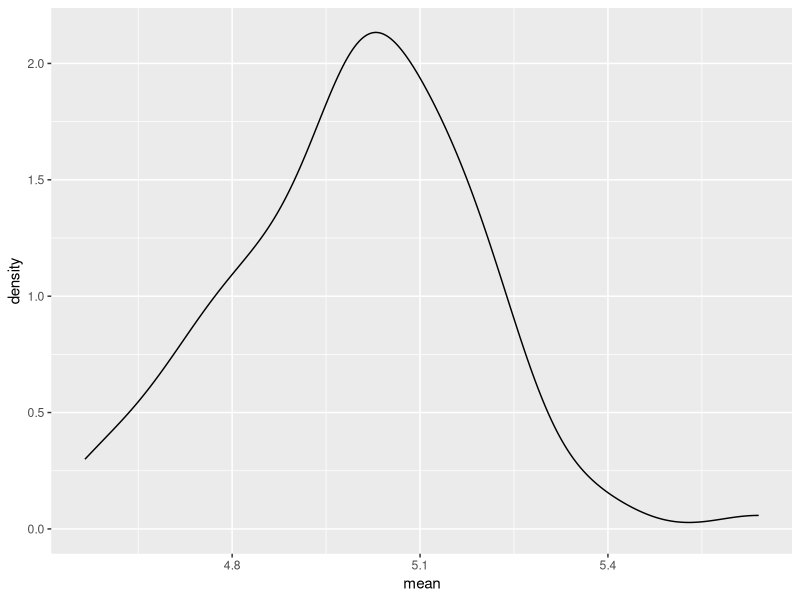
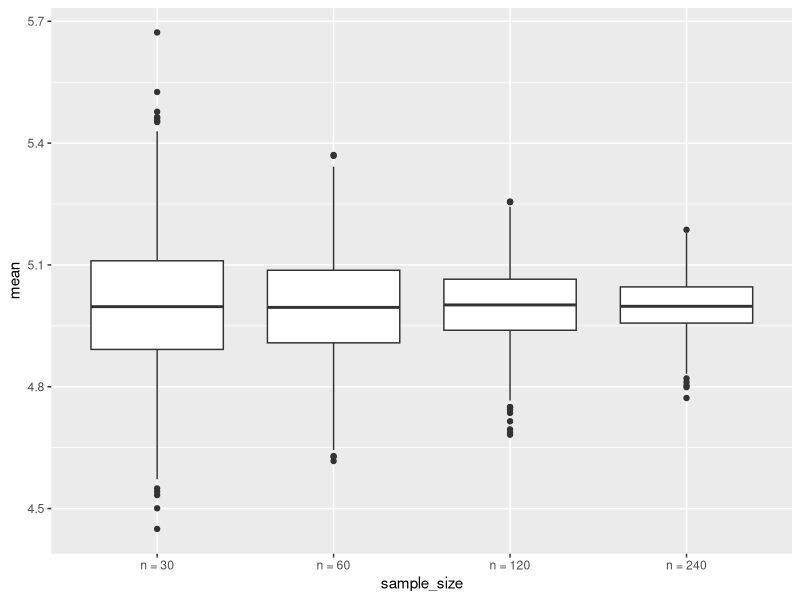
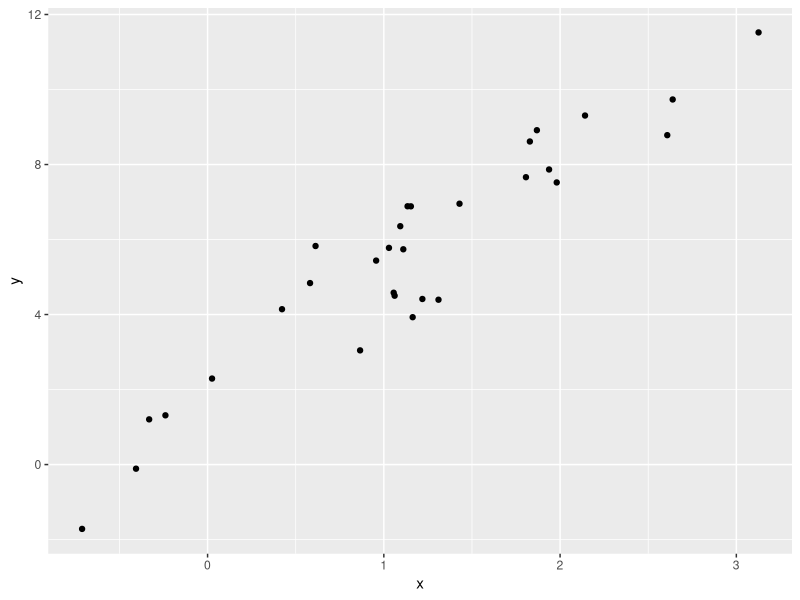
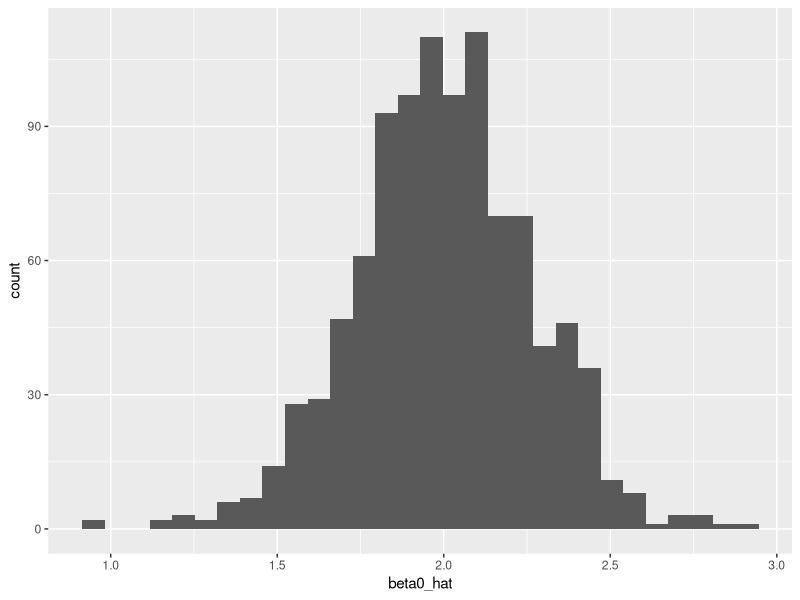
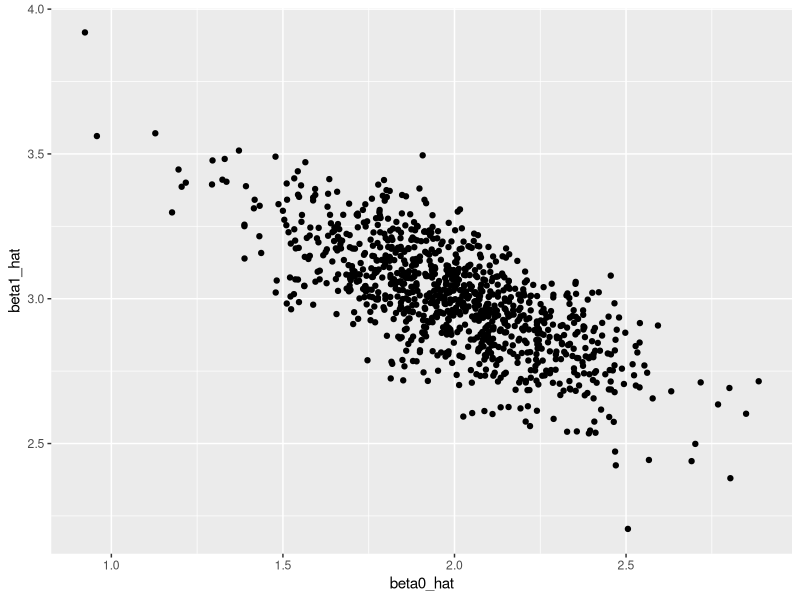

Here is the R script that generated these plots, in order:
## ---- chunk 1
library(tidyverse)
set.seed(1)

sim_mean_sd = function(n_obs, mu = 5, sigma = 1) {
  
  x_vec = rnorm(n = n_obs, mean = mu, sd = sigma)
  
  tibble(
    mean = mean(x_vec),
    sd = sd(x_vec)
  )
  
}
## ---- chunk 2
sim_mean_sd(n_obs = 30)
## ---- chunk 3
output = vector("list", length = 100)

for (i in 1:100) {
  output[[i]] = sim_mean_sd(n_obs = 30)
}

sim_results = bind_rows(output)

sim_results |> 
  ggplot(aes(x = mean)) + geom_density()

sim_results |>
  summarise(
    mu_hat = mean(mean),
    sd_hat = sd(mean)
  )
  
## ---- chunk 4
sim_results_df = 
  expand_grid(
    sample_size = c(30, 60, 120, 240),
    iter = 1:1000
  ) |> 
  mutate(estimate_df = map(sample_size, sim_mean_sd)) |> 
  unnest(estimate_df)

sim_results_df |> 
  mutate(
    sample_size = str_c("n = ", sample_size),
    sample_size = fct_inorder(sample_size)
  ) |> 
  ggplot(aes(x = sample_size, y = mean)) +
  geom_boxplot()
## ---- chunk 5
beta_0 = 2
beta_1 = 3

sim_data = 
  tibble(
    x = rnorm(n = 30, mean = 1, sd = 1),
    y = beta_0 + beta_1 * x + rnorm(30, mean = 0, sd = 1)
  )

ls_fit = lm(y ~ x, data = sim_data)

sim_data |> 
  ggplot(aes(x = x, y = y)) +
  geom_point()
## ---- chunk 6
sim_slr = function(n_obs, beta_0 = 2, beta_1 = 3) {
  
  sim_data = 
  tibble(
    x = rnorm(n = n_obs, mean = 1, sd = 1),
    y = beta_0 + beta_1 * x + rnorm(n_obs, mean = 0, sd = 1)
  )
  
  ls_fit = lm(y ~ x, data = sim_data)
  
  tibble(
    beta0_hat = coef(ls_fit)[1],
    beta1_hat = coef(ls_fit)[2]
  )
}

sim_slr(n_obs = 30)
## ---- chunk 7
sim_results_df = 
  expand_grid(
    sample_size = 30, 
    iter = 1:1000
  ) |> 
  mutate(estimate_df = map(sample_size, sim_slr)) |> 
  unnest(estimate_df)
## ---- chunk 8
sim_results_df |> 
  summarise(
    mean_b0_hat = mean(beta0_hat),
    mean_b1_hat = mean(beta1_hat)
  )

sim_results_df |> 
  ggplot(aes(x = beta0_hat)) +
  geom_histogram()

sim_results_df |> 
  ggplot(aes(x = beta0_hat, y = beta1_hat)) +
  geom_point()
